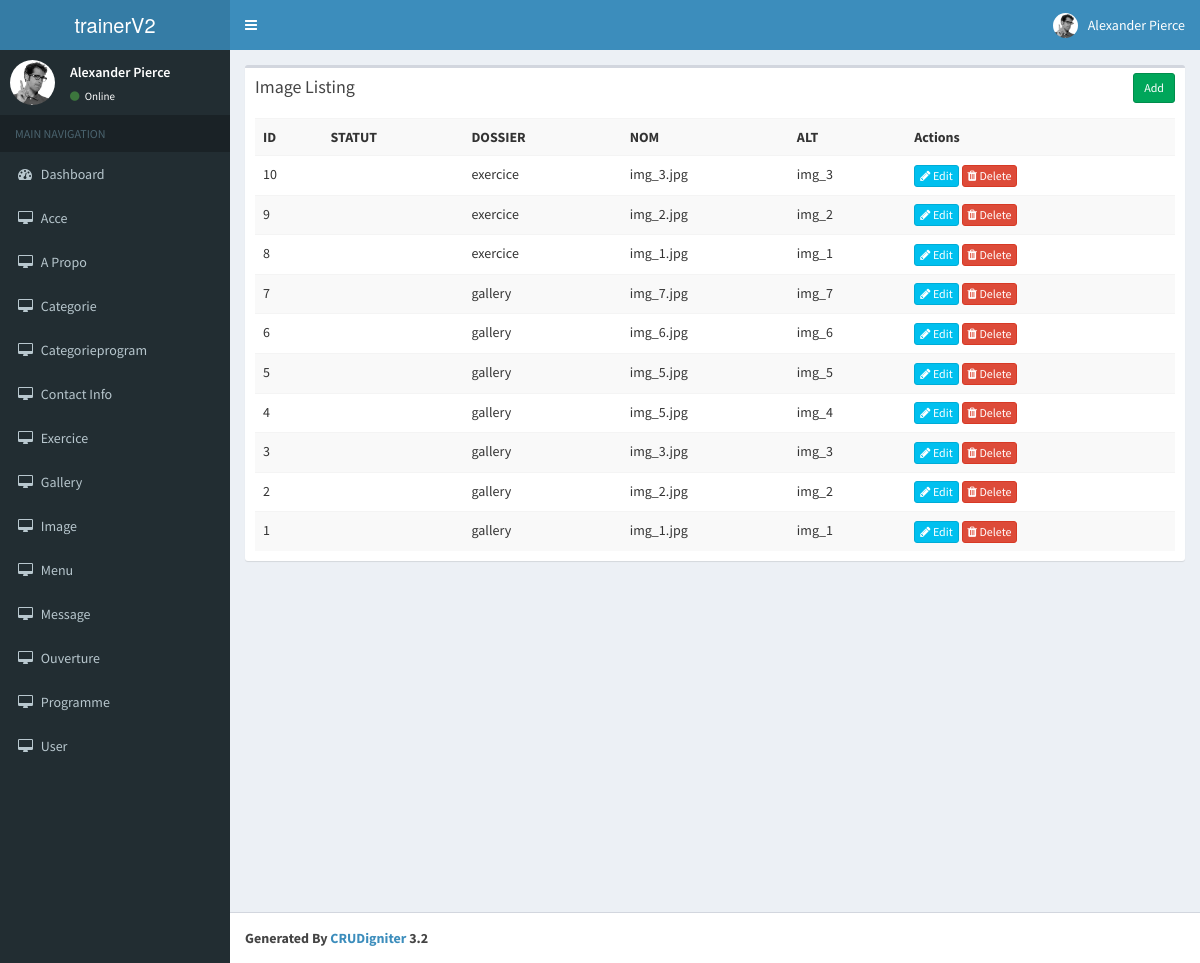
Page /index.php/image on the committed database.
### tables this page shows
create table IMAGE
(
   ID              int not null auto_increment,
   DOSSIER              varchar(50) not null,
   NOM                  varchar(50) not null,
   ALT                  varchar(50) not null,
   STATUT               bool,
   primary key (ID)
);

### application/controllers/Image.php (called while the page is built, shortened)
<?php
class Image extends CI_Controller{
    function __construct()
    {
        $this->load->model('Image_model');
    }
    function index()
    {
        $data['image'] = $this->Image_model->get_all_image();
        $data['_view'] = 'image/index';
        $this->load->view('layouts/main',$data);
    }
}

### index.php (called while the page is built, shortened)
<?php
require_once BASEPATH.'core/CodeIgniter.php';

### application/models/Image_model.php (called while the page is built, shortened)
<?php
class Image_model extends CI_Model
{
    function get_all_image()
    {
        $this->db->order_by('ID', 'desc');
        return $this->db->get('IMAGE')->result_array();
    }
}

### application/views/image/index.php (the view)
<div class="row">
    <div class="col-md-12">
        <div class="box">
            <div class="box-header">
                <h3 class="box-title">Image Listing</h3>
            	<div class="box-tools">
                    <a href="<?php echo site_url('image/add'); ?>" class="btn btn-success btn-sm">Add</a>
                </div>
            </div>
            <div class="box-body">
                <table class="table table-striped">
                    <tr>
						<th>ID</th>
						<th>STATUT</th>
						<th>DOSSIER</th>
						<th>NOM</th>
						<th>ALT</th>
						<th>Actions</th>
                    </tr>
                    <?php foreach($image as $I){ ?>
                    <tr>
						<td><?php echo $I['ID']; ?></td>
						<td><?php echo $I['STATUT']; ?></td>
						<td><?php echo $I['DOSSIER']; ?></td>
						<td><?php echo $I['NOM']; ?></td>
						<td><?php echo $I['ALT']; ?></td>
						<td>
                            <a href="<?php echo site_url('image/edit/'.$I['ID']); ?>" class="btn btn-info btn-xs"><span class="fa fa-pencil"></span> Edit</a>
                            <a href="<?php echo site_url('image/remove/'.$I['ID']); ?>" class="btn btn-danger btn-xs"><span class="fa fa-trash"></span> Delete</a>
                        </td>
                    </tr>
                    <?php } ?>
                </table>
            </div>
        </div>
    </div>
</div>

### rows in the picture
image: ID "10", DOSSIER "exercice", NOM "img_3.jpg", ALT "img_3"
image: ID "9", DOSSIER "exercice", NOM "img_2.jpg", ALT "img_2"
image: ID "8", DOSSIER "exercice", NOM "img_1.jpg", ALT "img_1"
image: ID "7", DOSSIER "gallery", NOM "img_7.jpg", ALT "img_7"
image: ID "6", DOSSIER "gallery", NOM "img_6.jpg", ALT "img_6"
image: ID "5", DOSSIER "gallery", NOM "img_5.jpg", ALT "img_5"
image: ID "4", DOSSIER "gallery", NOM "img_5.jpg", ALT "img_4"
image: ID "3", DOSSIER "gallery", NOM "img_3.jpg", ALT "img_3"
image: ID "2", DOSSIER "gallery", NOM "img_2.jpg", ALT "img_2"
image: ID "1", DOSSIER "gallery", NOM "img_1.jpg", ALT "img_1"
